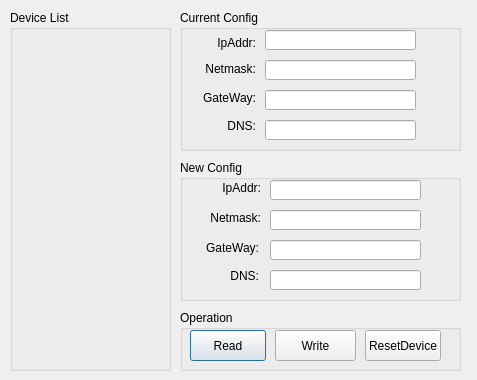
<?xml version="1.0" encoding="UTF-8"?>
<ui version="4.0">
 <class>QEditIpConfigDialog</class>
 <widget class="QDialog" name="QEditIpConfigDialog">
  <property name="geometry">
   <rect>
    <x>0</x>
    <y>0</y>
    <width>477</width>
    <height>380</height>
   </rect>
  </property>
  <property name="minimumSize">
   <size>
    <width>477</width>
    <height>380</height>
   </size>
  </property>
  <property name="maximumSize">
   <size>
    <width>477</width>
    <height>380</height>
   </size>
  </property>
  <property name="windowTitle">
   <string>Device Ip Config</string>
  </property>
  <widget class="QGroupBox" name="groupBoxDeviceList">
   <property name="geometry">
    <rect>
     <x>10</x>
     <y>10</y>
     <width>161</width>
     <height>361</height>
    </rect>
   </property>
   <property name="title">
    <string>Device List</string>
   </property>
  </widget>
  <widget class="QGroupBox" name="groupBox_2">
   <property name="geometry">
    <rect>
     <x>180</x>
     <y>10</y>
     <width>281</width>
     <height>141</height>
    </rect>
   </property>
   <property name="title">
    <string>Current Config</string>
   </property>
   <widget class="QLabel" name="label">
    <property name="geometry">
     <rect>
      <x>25</x>
      <y>25</y>
      <width>51</width>
      <height>16</height>
     </rect>
    </property>
    <property name="text">
     <string>IpAddr:</string>
    </property>
    <property name="alignment">
     <set>Qt::AlignRight|Qt::AlignTrailing|Qt::AlignVCenter</set>
    </property>
   </widget>
   <widget class="QLabel" name="label_2">
    <property name="geometry">
     <rect>
      <x>10</x>
      <y>51</y>
      <width>66</width>
      <height>16</height>
     </rect>
    </property>
    <property name="text">
     <string>Netmask:</string>
    </property>
    <property name="alignment">
     <set>Qt::AlignRight|Qt::AlignTrailing|Qt::AlignVCenter</set>
    </property>
   </widget>
   <widget class="QLabel" name="label_3">
    <property name="geometry">
     <rect>
      <x>20</x>
      <y>80</y>
      <width>56</width>
      <height>16</height>
     </rect>
    </property>
    <property name="text">
     <string>GateWay:</string>
    </property>
    <property name="alignment">
     <set>Qt::AlignRight|Qt::AlignTrailing|Qt::AlignVCenter</set>
    </property>
   </widget>
   <widget class="QLineEdit" name="lineEditCurrIpAddr">
    <property name="geometry">
     <rect>
      <x>85</x>
      <y>20</y>
      <width>151</width>
      <height>20</height>
     </rect>
    </property>
   </widget>
   <widget class="QLineEdit" name="lineEditCurrNetmask">
    <property name="geometry">
     <rect>
      <x>85</x>
      <y>50</y>
      <width>151</width>
      <height>20</height>
     </rect>
    </property>
   </widget>
   <widget class="QLineEdit" name="lineEditCurrGateway">
    <property name="geometry">
     <rect>
      <x>85</x>
      <y>80</y>
      <width>151</width>
      <height>20</height>
     </rect>
    </property>
   </widget>
   <widget class="QLineEdit" name="lineEditCurrDns">
    <property name="geometry">
     <rect>
      <x>85</x>
      <y>110</y>
      <width>151</width>
      <height>20</height>
     </rect>
    </property>
   </widget>
   <widget class="QLabel" name="label_4">
    <property name="geometry">
     <rect>
      <x>10</x>
      <y>110</y>
      <width>66</width>
      <height>12</height>
     </rect>
    </property>
    <property name="text">
     <string>DNS:</string>
    </property>
    <property name="alignment">
     <set>Qt::AlignRight|Qt::AlignTrailing|Qt::AlignVCenter</set>
    </property>
   </widget>
  </widget>
  <widget class="QGroupBox" name="groupBox_3">
   <property name="geometry">
    <rect>
     <x>180</x>
     <y>160</y>
     <width>281</width>
     <height>141</height>
    </rect>
   </property>
   <property name="title">
    <string>New Config</string>
   </property>
   <widget class="QLineEdit" name="lineEditNewNetmask">
    <property name="geometry">
     <rect>
      <x>90</x>
      <y>50</y>
      <width>151</width>
      <height>20</height>
     </rect>
    </property>
   </widget>
   <widget class="QLineEdit" name="lineEditNewDns">
    <property name="geometry">
     <rect>
      <x>90</x>
      <y>110</y>
      <width>151</width>
      <height>20</height>
     </rect>
    </property>
   </widget>
   <widget class="QLineEdit" name="lineEditNewGateway">
    <property name="geometry">
     <rect>
      <x>90</x>
      <y>80</y>
      <width>151</width>
      <height>20</height>
     </rect>
    </property>
   </widget>
   <widget class="QLineEdit" name="lineEditNewIpaddr">
    <property name="geometry">
     <rect>
      <x>90</x>
      <y>20</y>
      <width>151</width>
      <height>20</height>
     </rect>
    </property>
   </widget>
   <widget class="QLabel" name="label_5">
    <property name="geometry">
     <rect>
      <x>25</x>
      <y>80</y>
      <width>54</width>
      <height>16</height>
     </rect>
    </property>
    <property name="text">
     <string>GateWay:</string>
    </property>
    <property name="alignment">
     <set>Qt::AlignRight|Qt::AlignTrailing|Qt::AlignVCenter</set>
    </property>
   </widget>
   <widget class="QLabel" name="label_6">
    <property name="geometry">
     <rect>
      <x>15</x>
      <y>50</y>
      <width>66</width>
      <height>16</height>
     </rect>
    </property>
    <property name="text">
     <string>Netmask:</string>
    </property>
    <property name="alignment">
     <set>Qt::AlignRight|Qt::AlignTrailing|Qt::AlignVCenter</set>
    </property>
   </widget>
   <widget class="QLabel" name="label_7">
    <property name="geometry">
     <rect>
      <x>30</x>
      <y>20</y>
      <width>51</width>
      <height>16</height>
     </rect>
    </property>
    <property name="text">
     <string>IpAddr:</string>
    </property>
    <property name="alignment">
     <set>Qt::AlignRight|Qt::AlignTrailing|Qt::AlignVCenter</set>
    </property>
   </widget>
   <widget class="QLabel" name="label_8">
    <property name="geometry">
     <rect>
      <x>25</x>
      <y>110</y>
      <width>54</width>
      <height>12</height>
     </rect>
    </property>
    <property name="text">
     <string>DNS:</string>
    </property>
    <property name="alignment">
     <set>Qt::AlignRight|Qt::AlignTrailing|Qt::AlignVCenter</set>
    </property>
   </widget>
  </widget>
  <widget class="QGroupBox" name="groupBox_4">
   <property name="geometry">
    <rect>
     <x>180</x>
     <y>310</y>
     <width>281</width>
     <height>61</height>
    </rect>
   </property>
   <property name="title">
    <string>Operation</string>
   </property>
   <widget class="QPushButton" name="pushButtonReadIpconfig">
    <property name="geometry">
     <rect>
      <x>10</x>
      <y>20</y>
      <width>76</width>
      <height>31</height>
     </rect>
    </property>
    <property name="text">
     <string>Read</string>
    </property>
   </widget>
   <widget class="QPushButton" name="pushButtonWriteIpconfig">
    <property name="geometry">
     <rect>
      <x>95</x>
      <y>20</y>
      <width>81</width>
      <height>31</height>
     </rect>
    </property>
    <property name="text">
     <string>Write</string>
    </property>
   </widget>
   <widget class="QPushButton" name="pushButtonResetDevcie">
    <property name="geometry">
     <rect>
      <x>185</x>
      <y>20</y>
      <width>76</width>
      <height>31</height>
     </rect>
    </property>
    <property name="text">
     <string>ResetDevice</string>
    </property>
   </widget>
  </widget>
 </widget>
 <tabstops>
  <tabstop>lineEditCurrIpAddr</tabstop>
  <tabstop>lineEditCurrNetmask</tabstop>
  <tabstop>lineEditCurrGateway</tabstop>
  <tabstop>lineEditCurrDns</tabstop>
  <tabstop>lineEditNewIpaddr</tabstop>
  <tabstop>lineEditNewNetmask</tabstop>
  <tabstop>lineEditNewGateway</tabstop>
  <tabstop>lineEditNewDns</tabstop>
  <tabstop>pushButtonWriteIpconfig</tabstop>
  <tabstop>pushButtonReadIpconfig</tabstop>
  <tabstop>pushButtonResetDevcie</tabstop>
 </tabstops>
 <resources/>
 <connections/>
 <designerdata>
  <property name="gridDeltaX">
   <number>5</number>
  </property>
  <property name="gridDeltaY">
   <number>5</number>
  </property>
  <property name="gridSnapX">
   <bool>true</bool>
  </property>
  <property name="gridSnapY">
   <bool>true</bool>
  </property>
  <property name="gridVisible">
   <bool>true</bool>
  </property>
 </designerdata>
</ui>
